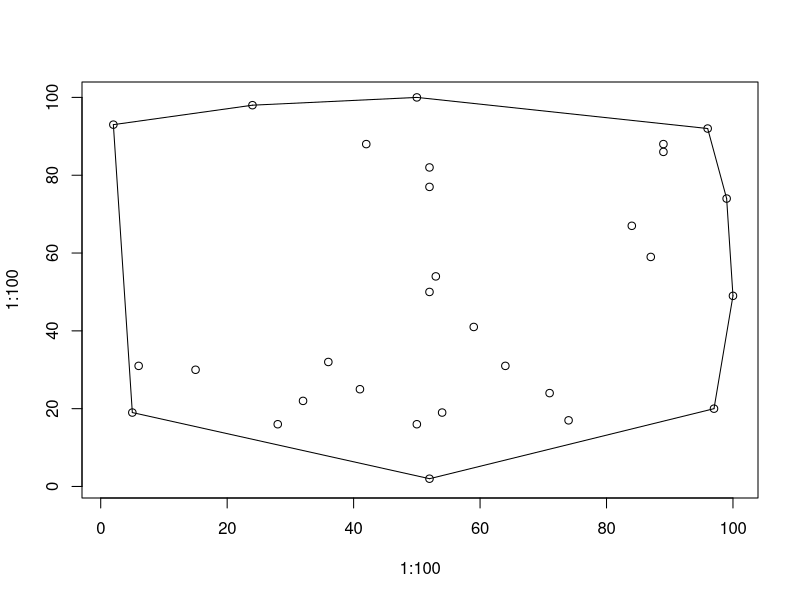

This figure's R source:
#! /usr/bin/env Rscript
png("convex.png", width=700, height=700)
plot(1:100, 1:100, type="n")

#points
points(89, 86)
points(84, 67)
points(54, 19)
points(6, 31)
points(74, 17)
points(100, 49)
points(15, 30)
points(53, 54)
points(99, 74)
points(42, 88)
points(87, 59)
points(41, 25)
points(28, 16)
points(5, 19)
points(52, 50)
points(96, 92)
points(36, 32)
points(59, 41)
points(50, 16)
points(71, 24)
points(32, 22)
points(24, 98)
points(52, 77)
points(52, 2)
points(2, 93)
points(89, 88)
points(52, 82)
points(64, 31)
points(97, 20)
points(50, 100)

#line segments
segments(100, 49, 99, 74)
segments(100, 49, 97, 20)
segments(99, 74, 96, 92)
segments(5, 19, 52, 2)
segments(5, 19, 2, 93)
segments(96, 92, 50, 100)
segments(24, 98, 2, 93)
segments(24, 98, 50, 100)
segments(52, 2, 97, 20)
segments(761267952, 32668, 763532488, 32668)
dev.off()
